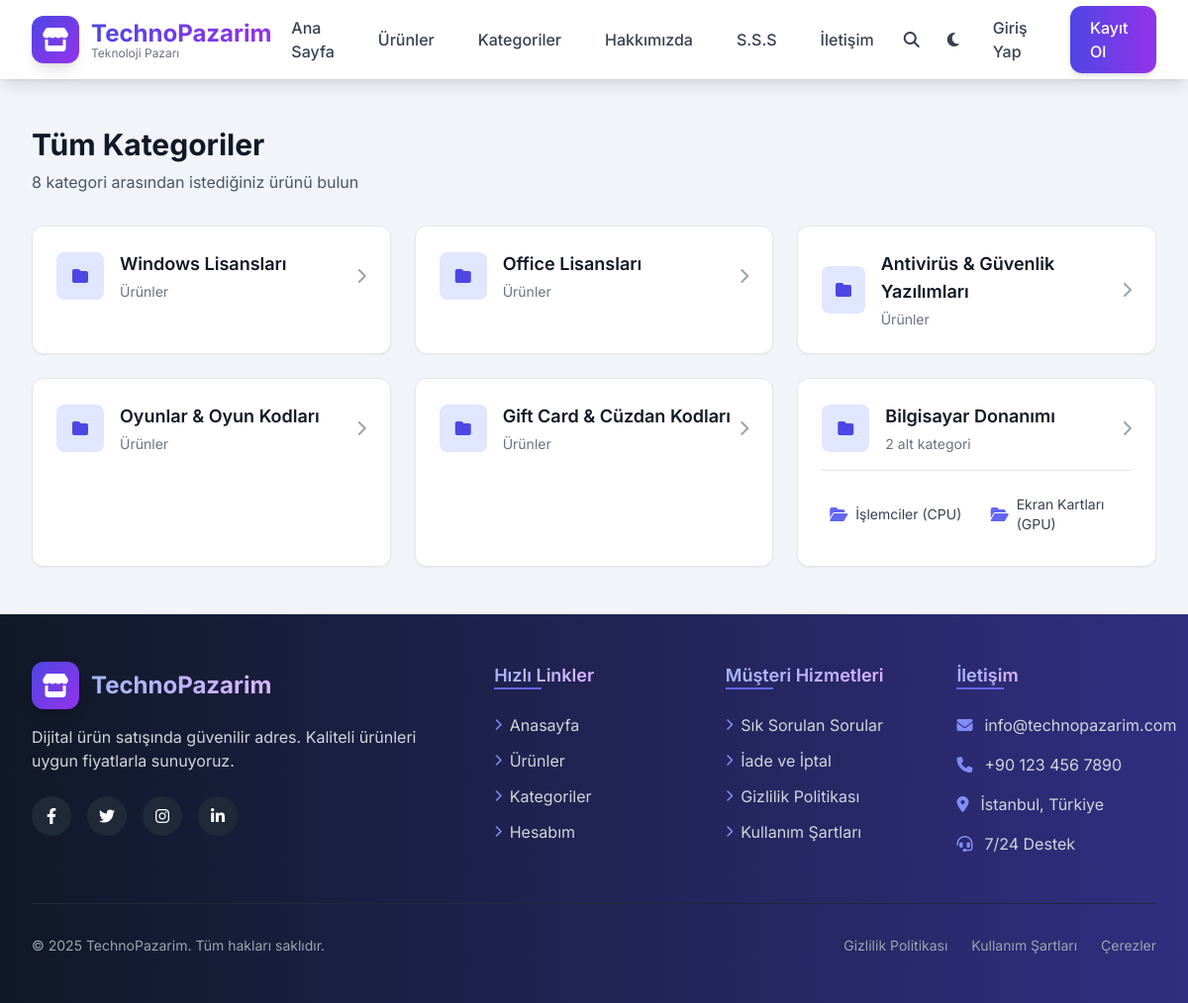
Page /index.php?page=kategoriler on the committed database.
### tables this page shows
CREATE TABLE `kategoriler` (
  `kategori_id` int(11) NOT NULL,
  `kategori_adi` varchar(200) NOT NULL,
  `kategori_aciklama` varchar(500) NOT NULL,
  `kategori_ust_id` int(11) DEFAULT 0
);

### pages/kategoriler.php (the view, shortened to what this page needs)
<?php
function buildCategoryTree($categories, $parentId = 0) {
    $branch = array();
    foreach ($categories as $category) {
        if ($category['kategori_ust_id'] == $parentId) {
            $children = buildCategoryTree($categories, $category['kategori_id']);
            if ($children) {
                $category['children'] = $children;
            }
            $branch[] = $category;
        }
    }
    return $branch;
}
function displayCategoryGrid($categories, $level = 0) {
    $html = '';
    foreach ($categories as $category) {
        $hasChildren = isset($category['children']) && !empty($category['children']);
        $html .= '<div class="bg-white dark:bg-gray-800 rounded-xl p-6 shadow-sm hover:shadow-md transition-shadow border border-gray-200 dark:border-gray-700">';
        $html .= '<a href="index.php?page=category&id=' . $category['kategori_id'] . '" class="flex items-center group">';
        $html .= '<div class="w-12 h-12 bg-indigo-100 dark:bg-indigo-900/30 rounded-lg flex items-center justify-center mr-4">';
        $html .= '<i class="fas fa-folder text-indigo-600 dark:text-indigo-400"></i>';
        $html .= '</div>';
        $html .= '<div class="flex-grow">';
        $html .= '<h3 class="text-lg font-semibold text-gray-900 dark:text-white group-hover:text-indigo-600 dark:group-hover:text-indigo-400">' . htmlspecialchars($category['kategori_adi']) . '</h3>';
        $html .= '<p class="text-sm text-gray-500 dark:text-gray-400 mt-1">' . ($hasChildren ? count($category['children']) . ' alt kategori' : 'Ürünler') . '</p>';
        $html .= '</div>';
        $html .= '<i class="fas fa-chevron-right text-gray-400 group-hover:text-indigo-600 dark:group-hover:text-indigo-400"></i>';
        $html .= '</a>';
        if ($hasChildren) {
            $html .= '<div class="mt-4 pt-4 border-t border-gray-200 dark:border-gray-700">';
            $html .= '<div class="grid grid-cols-1 sm:grid-cols-2 gap-3">';
            foreach ($category['children'] as $subcat) {
                $html .= '<a href="index.php?page=category&id=' . $subcat['kategori_id'] . '" class="flex items-center p-2 rounded-lg hover:bg-gray-50 dark:hover:bg-gray-700 transition-colors group">';
                $html .= '<i class="fas fa-folder-open text-indigo-500 dark:text-indigo-400 mr-2"></i>';
                $html .= '<span class="text-sm text-gray-700 dark:text-gray-300 group-hover:text-indigo-600 dark:group-hover:text-indigo-400">' . htmlspecialchars($subcat['kategori_adi']) . '</span>';
                $html .= '</a>';
            }
            $html .= '</div>';
            $html .= '</div>';
        }
        $html .= '</div>';
    }
    return $html;
}
$stmt = $db->prepare("SELECT * FROM kategoriler ORDER BY kategori_ust_id, kategori_id");
$stmt->execute();
$allCategories = $stmt->fetchAll(PDO::FETCH_ASSOC);
$categoryTree = buildCategoryTree($allCategories);
?>
<div class="max-w-7xl mx-auto px-4 sm:px-6 lg:px-8 py-12">
    <div class="mb-8">
        <h1 class="text-3xl font-bold text-gray-900 dark:text-white">Tüm Kategoriler</h1>
        <p class="mt-2 text-gray-600 dark:text-gray-300">
            <?php echo count($allCategories); ?> kategori arasından istediğiniz ürünü bulun
        </p>
    </div>
    <div class="grid grid-cols-1 md:grid-cols-2 lg:grid-cols-3 gap-6">
        <?php echo displayCategoryGrid($categoryTree); ?>
    </div>
</div>

### index.php (style rules this page uses)
:root { --bg-color: #f1f5f9; --text-color: #0f172a; --card-bg: #ffffff; --border-color: #e2e8f0; }
body { background-color: var(--bg-color); color: var(--text-color); font-family: 'Inter', sans-serif; transition: background-color 0.3s, color 0.3s; }

### rows in the picture
kategoriler: kategori_adi "Windows Lisansları", shows "Ürünler"
kategoriler: kategori_adi "Office Lisansları", shows "Ürünler"
kategoriler: kategori_adi "Antivirüs & Güvenlik Yazılımları", shows "Ürünler"
kategoriler: kategori_adi "Oyunlar & Oyun Kodları", shows "Ürünler"
kategoriler: kategori_adi "Gift Card & Cüzdan Kodları", shows "Ürünler"
kategoriler: kategori_adi "Bilgisayar Donanımı", count($category['children']) "2"
kategoriler: kategori_adi "İşlemciler (CPU)"
kategoriler: kategori_adi "Ekran Kartları (GPU)"

### other values in the picture
count($allCategories) "8"
SITE_NAME "TechnoPazarim"
